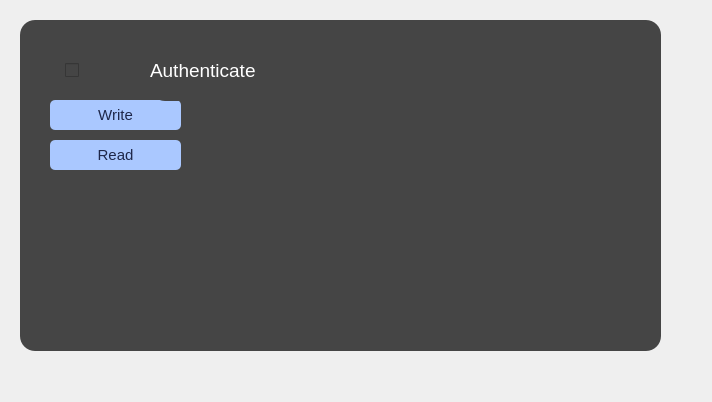
<?xml version="1.0" encoding="UTF-8"?>
<ui version="4.0">
 <class>widgetCharSettings_2</class>
 <widget class="QWidget" name="widgetCharSettings_2">
  <property name="geometry">
   <rect>
    <x>0</x>
    <y>0</y>
    <width>712</width>
    <height>402</height>
   </rect>
  </property>
  <property name="windowTitle">
   <string>Form</string>
  </property>
  <widget class="QWidget" name="widgetCharSettings" native="true">
   <property name="geometry">
    <rect>
     <x>20</x>
     <y>20</y>
     <width>641</width>
     <height>331</height>
    </rect>
   </property>
   <property name="minimumSize">
    <size>
     <width>0</width>
     <height>331</height>
    </size>
   </property>
   <property name="styleSheet">
    <string notr="true">background-color: rgb(69, 69, 69);
border-radius:15px;</string>
   </property>
   <widget class="QPushButton" name="btnToggle_permit_read_2">
    <property name="geometry">
     <rect>
      <x>30</x>
      <y>80</y>
      <width>131</width>
      <height>30</height>
     </rect>
    </property>
    <property name="minimumSize">
     <size>
      <width>100</width>
      <height>30</height>
     </size>
    </property>
    <property name="font">
     <font>
      <pointsize>11</pointsize>
     </font>
    </property>
    <property name="styleSheet">
     <string notr="true">QPushButton{
text-align: center;
padding-left: 0px;
border-radius:5px;
background-color: rgb(170,200,255);
color: rgb(30, 39, 73);

}

QPushButton:hover{

background-color: rgb(29, 42,95);
	color: rgb(255, 255, 255);

}

QPushButton:pressed{
	
		color: rgb(255, 255, 255);
background-color: rgb(48, 52, 63);
}</string>
    </property>
    <property name="text">
     <string>Write</string>
    </property>
    <property name="checkable">
     <bool>true</bool>
    </property>
   </widget>
   <widget class="QPushButton" name="btnToggle_permit_read">
    <property name="geometry">
     <rect>
      <x>30</x>
      <y>120</y>
      <width>131</width>
      <height>30</height>
     </rect>
    </property>
    <property name="minimumSize">
     <size>
      <width>100</width>
      <height>30</height>
     </size>
    </property>
    <property name="font">
     <font>
      <pointsize>11</pointsize>
     </font>
    </property>
    <property name="styleSheet">
     <string notr="true">QPushButton{
text-align: center;
padding-left: 0px;
border-radius:5px;
background-color: rgb(170,200,255);
color: rgb(30, 39, 73);

}

QPushButton:hover{

background-color: rgb(29, 42,95);
	color: rgb(255, 255, 255);

}

QPushButton:pressed{
	
		color: rgb(255, 255, 255);
background-color: rgb(48, 52, 63);
}</string>
    </property>
    <property name="text">
     <string>Read</string>
    </property>
    <property name="checkable">
     <bool>true</bool>
    </property>
   </widget>
   <widget class="AnimatedToggle" name="checkBox_2">
    <property name="geometry">
     <rect>
      <x>40</x>
      <y>30</y>
      <width>71</width>
      <height>41</height>
     </rect>
    </property>
    <property name="sizePolicy">
     <sizepolicy hsizetype="Minimum" vsizetype="Fixed">
      <horstretch>1</horstretch>
      <verstretch>1</verstretch>
     </sizepolicy>
    </property>
    <property name="autoFillBackground">
     <bool>false</bool>
    </property>
    <property name="styleSheet">
     <string notr="true">
QCheckBox {
color: rgb(255, 255, 255);
background-color: rgb(69, 69, 69);
border-radius:  5px;
padding-left: 5px;
}
</string>
    </property>
    <property name="text">
     <string/>
    </property>
    <property name="iconSize">
     <size>
      <width>20</width>
      <height>20</height>
     </size>
    </property>
   </widget>
   <widget class="QLabel" name="label_9">
    <property name="geometry">
     <rect>
      <x>130</x>
      <y>20</y>
      <width>151</width>
      <height>61</height>
     </rect>
    </property>
    <property name="font">
     <font>
      <pointsize>14</pointsize>
     </font>
    </property>
    <property name="styleSheet">
     <string notr="true">color: rgb(255, 255, 255);</string>
    </property>
    <property name="text">
     <string>Authenticate</string>
    </property>
   </widget>
  </widget>
 </widget>
 <customwidgets>
  <customwidget>
   <class>AnimatedToggle</class>
   <extends>QCheckBox</extends>
   <header>toggle.h</header>
  </customwidget>
 </customwidgets>
 <resources/>
 <connections/>
</ui>
